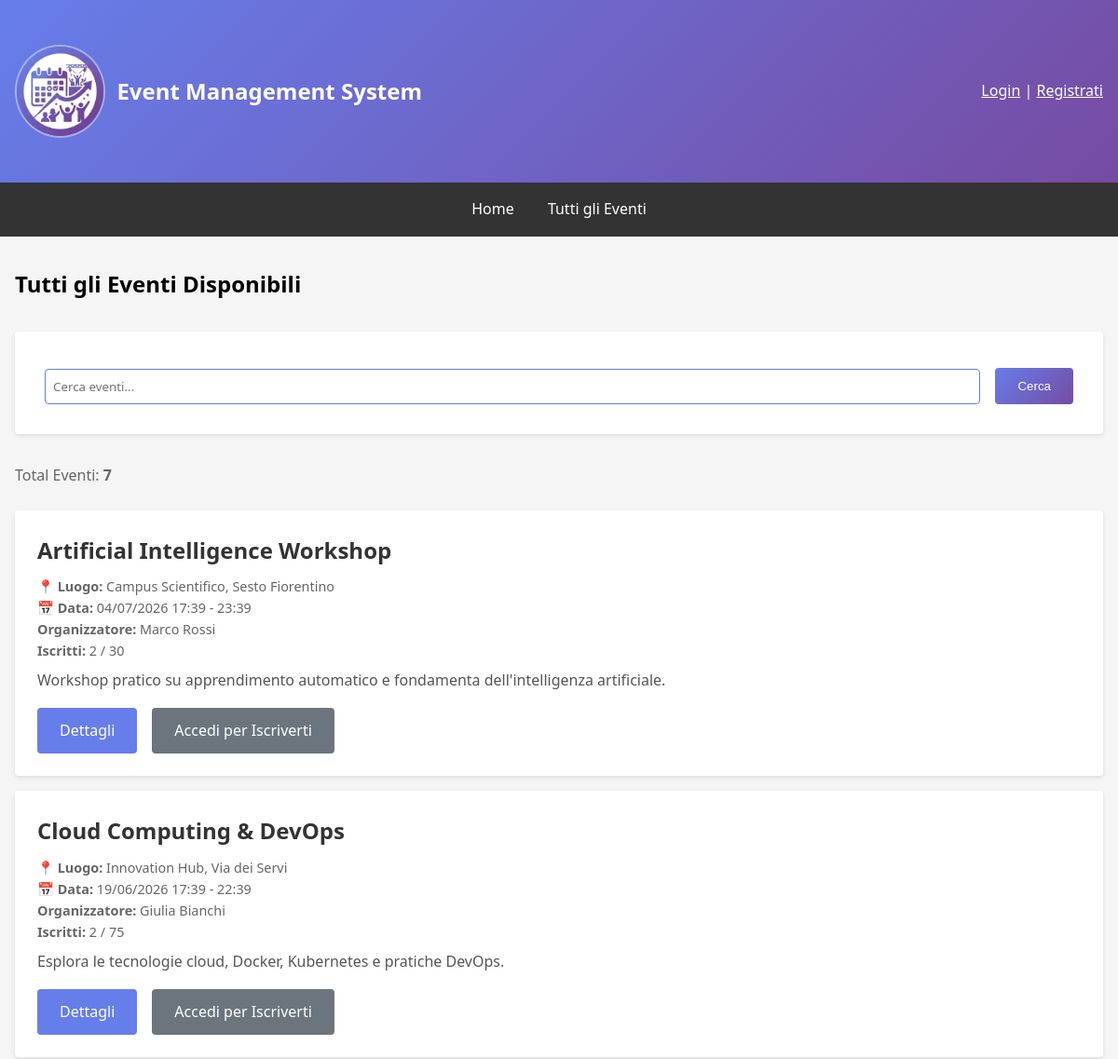
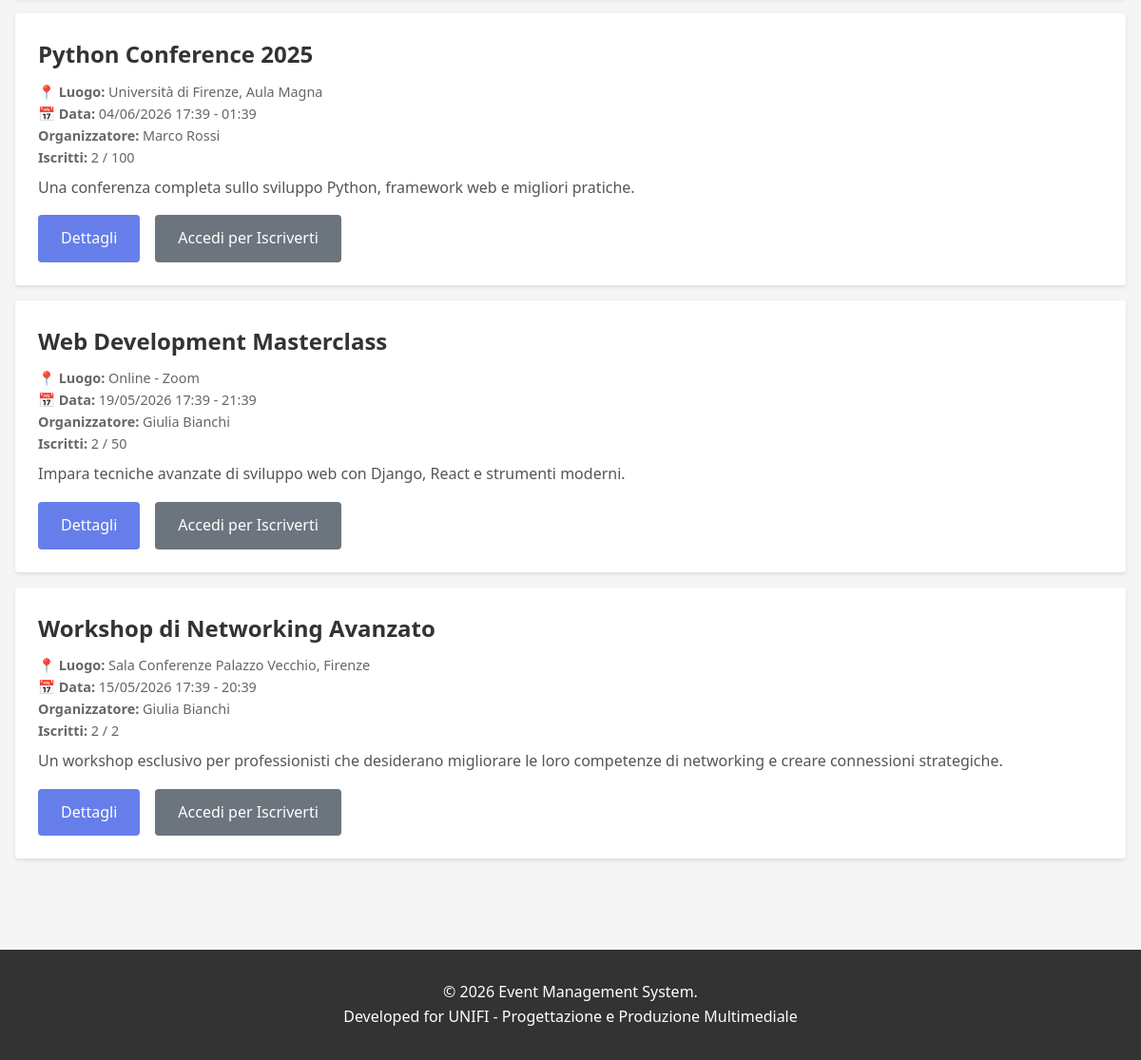
Screenshot of /events/ with the database file from the repository (2 pictures, top to bottom).
### events/models.py (models this page shows, shortened)
class Event(models.Model):
    STATUS_CHOICES = [('draft', 'Bozza'), ('published', 'Pubblicato'), ('ongoing', 'In Corso'), ('completed', 'Completato'), ('cancelled', 'Annullato')]
    title = models.CharField(max_length=200, verbose_name='Titolo')
    description = models.TextField(verbose_name='Descrizione')
    organizer = models.ForeignKey(User, on_delete=models.CASCADE, related_name='organized_events', verbose_name='Organizzatore')
    location = models.CharField(max_length=255, verbose_name='Luogo')
    start_date = models.DateTimeField(verbose_name='Data e Ora Inizio')
    end_date = models.DateTimeField(verbose_name='Data e Ora Fine')
    max_attendees = models.IntegerField(null=True, blank=True, verbose_name='Numero Massimo Partecipanti')
    image = models.ImageField(upload_to='event_images/', blank=True, null=True, verbose_name='Immagine')
    status = models.CharField(max_length=15, choices=STATUS_CHOICES, default='draft', verbose_name='Stato')
    created_at = models.DateTimeField(auto_now_add=True)
    updated_at = models.DateTimeField(auto_now=True)
    deleted_at = models.DateTimeField(null=True, blank=True, verbose_name='Eliminato il')
    class Meta:
        ordering = ['-start_date']
        permissions = [('can_create_event', 'Può creare eventi'), ('can_edit_own_events', 'Può modificare i propri eventi'), ('can_delete_own_events', 'Può eliminare i propri eventi'), ('can_view_attendees', 'Può visualizzare la lista dei partecipanti')]
    @property
    def get_confirmed_attendees_count(self):
        return self.eventregistration_set.filter(status='confirmed').count()

### events/views.py (the view)
# urls.py: path('', views.EventListView.as_view(), name='event_list'),
class EventListView(ListView):
    model = Event
    template_name = 'events/event_list.html'
    context_object_name = 'events'
    paginate_by = 10
    def get_queryset(self):
        queryset = Event.objects.filter(status='published', deleted_at__isnull=True).order_by('-start_date')
        query = self.request.GET.get('q')
        if query:
            queryset = queryset.filter(Q(title__icontains=query) | Q(description__icontains=query) | Q(location__icontains=query))
        return queryset
    def get_context_data(self, **kwargs):
        context = super().get_context_data(**kwargs)
        context['total_events'] = Event.objects.filter(status='published').count()
        if self.request.user.is_authenticated:
            user_registrations = EventRegistration.objects.filter(user=self.request.user).values_list('event_id', flat=True)
            context['registered_events'] = user_registrations
        return context

### templates/events/event_list.html (shortened to what this page needs)
{% extends 'base.html' %}
{% block content %}
<h2>Tutti gli Eventi Disponibili</h2>
<div style="margin: 2rem 0;">
    <form method="get" style="display: flex; gap: 1rem;">
        <input type="text" name="q" placeholder="Cerca eventi..." value="{{ request.GET.q }}" style="flex: 1; border: 1px solid #667eea;"  aria-label="Cerca eventi">
        <button type="submit" class="btn" style="margin-top: 7px; background: linear-gradient(135deg, #667eea 0%, #764ba2 100%);">Cerca</button>
    </form>
</div>
<p style="color: #666; margin-bottom: 1.5rem;">
    Total Eventi: <strong>{{ total_events }}</strong>
</p>
{% if events %}
    {% for event in events %}
        <div class="event-card">
            <h3 class="event-title">{{ event.title }}</h3>
            <div class="event-meta">
                <strong>📍 Luogo:</strong> {{ event.location }}<br>
                <strong>📅 Data:</strong> {{ event.start_date|date:"d/m/Y H:i" }} - {{ event.end_date|date:"H:i" }}<br>
                <strong>Organizzatore:</strong> {{ event.organizer.get_full_name|default:event.organizer.username }}<br>
                <strong>Iscritti:</strong> {{ event.get_confirmed_attendees_count }}{% if event.max_attendees %} / {{ event.max_attendees }}{% endif %}
            </div>
            <p class="event-description">{{ event.description|truncatewords:30 }}</p>
            <div style="display: flex; gap: 1rem;">
                <a href="{% url 'events:event_detail' event.pk %}" class="btn">Dettagli</a>
                {% if request.user.is_authenticated %}
                    {% if event.pk in registered_events %}
                        <span style="padding: 0.75rem; background-color: #28a745; color: white; border-radius: 4px;">✓ Iscritto</span>
                    {% else %}
                        <a href="{% url 'events:event_register' event.pk %}" class="btn btn-secondary">Iscriviti</a>
                    {% endif %}
                {% else %}
                    <a href="{% url 'users:login' %}" class="btn btn-secondary">Accedi per Iscriverti</a>
                {% endif %}
            </div>
        </div>
    {% endfor %}
{% else %}
    <p style="text-align: center; padding: 2rem; color: #666;">Nessun evento disponibile in questo momento.</p>
{% endif %}
{% endblock %}

### templates/base.html (shortened to what this page needs)
{% load static %}
<!DOCTYPE html>
<html lang="it">
<head>
</head>
<body>
    <header>
        <div class="container">
            <div class="header-content">
                <div class="header-logo">
                    <img src="{% static 'favicon.ico' %}" alt="Event Management System Logo">
                    <h1>Event Management System</h1>
                </div>
                <div class="user-info">
                    {% if user.is_authenticated %}
                        <span>Benvenuto, {{ user.first_name|default:user.username }}!</span>
                        <a href="{% url 'users:profile' %}" style="color: white; text-decoration: underline;">Profilo</a> |
                        <form method="post" action="{% url 'users:logout' %}" style="display: inline; margin: 0; padding: 0; background: none; border:none; outline: none; box-shadow: none;">
                            {% csrf_token %}
                            <button type="submit" style="background: none; border: none; color: white; text-decoration: underline; cursor: pointer; padding: 0; font: inherit; outline: none; box-shadow: none;">
                                Logout
                            </button>
                        </form>
                    {% else %}
                        <a href="{% url 'users:login' %}" style="color: white; text-decoration: underline;">Login</a> |
                        <a href="{% url 'users:register' %}" style="color: white; text-decoration: underline;">Registrati</a>
                    {% endif %}
                </div>
            </div>
        </div>
    </header>
    <nav>
        <a href="{% url 'home' %}">Home</a>
        <a href="{% url 'events:event_list' %}">Tutti gli Eventi</a>
    </nav>
    <div class="container">
        {% block content %}{% endblock %}
    </div>
    <footer>
        <p>&copy; 2026 Event Management System.</p>
        <p>Developed for UNIFI - Progettazione e Produzione Multimediale</p>
    </footer>
</body>
</html>

### templates/base.html (style rules this page uses)
* { margin: 0; padding: 0; box-sizing: border-box; }
body { font-family: 'Segoe UI', Tahoma, Geneva, Verdana, sans-serif; background-color: #f5f5f5; line-height: 1.6; }
header { background: linear-gradient(135deg, #667eea 0%, #764ba2 100%); color: white; padding: 1rem 0; }
.header-logo { display: flex; align-items: center; gap: 0.75rem; }
.header-logo img { height: 100px; width: auto; border: 2px solid rgb(255 255 255 / 0.4); border-radius: 50%; }
.header-logo h1 { margin: 0; font-size: 1.5rem; }
nav { text-align: center; background-color: #333; padding: 0.5rem; }
nav a { display: inline-block;color: white; text-decoration: none; padding: 0.5rem 1rem; display: inline-block; }
.container { max-width: 1200px; margin: 0 auto; padding: 2rem 1rem; }
.header-content { display: flex; justify-content: space-between; align-items: center; }
.btn { display: inline-block; padding: 0.75rem 1.5rem; background-color: #667eea; color: white; text-decoration: none; border-radius: 4px; border: none; cursor: pointer; }
.btn-secondary { background-color: #6c757d; }
footer { background-color: #333; color: white; text-align: center; padding: 2rem; margin-top: 3rem; }
.event-card { background: white; padding: 1.5rem; margin-bottom: 1rem; border-radius: 4px; box-shadow: 0 2px 4px rgba(0,0,0,0.1); }
.event-title { font-size: 1.5rem; margin-bottom: 0.5rem; color: #333; }
.event-meta { color: #666; font-size: 0.9rem; margin-bottom: 0.5rem; }
.event-description { color: #555; margin-bottom: 1rem; }
form { background: white; padding: 2rem; border-radius: 4px; box-shadow: 0 2px 4px rgba(0,0,0,0.1); }
input, textarea, select { width: 100%; padding: 0.5rem; margin-top: 0.5rem; border: 1px solid #ddd; border-radius: 4px; font-family: inherit; }
.user-info { color: white; }

### rows the page displays
Event: title "Artificial Intelligence Workshop", location "Campus Scientifico, Sesto Fiorentino", start_date "04/07/2026 17:39", end_date "23:39", organizer.get_full_name "Marco Rossi", get_confirmed_attendees_count "2", max_attendees "30", description "Workshop pratico su apprendimento automatico e fondamenta dell'intelligenza artificiale."
Event: title "Cloud Computing & DevOps", location "Innovation Hub, Via dei Servi", start_date "19/06/2026 17:39", end_date "22:39", organizer.get_full_name "Giulia Bianchi", get_confirmed_attendees_count "2", max_attendees "75", description "Esplora le tecnologie cloud, Docker, Kubernetes e pratiche DevOps."
Event: title "Python Conference 2025", location "Università di Firenze, Aula Magna", start_date "04/06/2026 17:39", end_date "01:39", organizer.get_full_name "Marco Rossi", get_confirmed_attendees_count "2", max_attendees "100", description "Una conferenza completa sullo sviluppo Python, framework web e migliori pratiche."
Event: title "Web Development Masterclass", location "Online - Zoom", start_date "19/05/2026 17:39", end_date "21:39", organizer.get_full_name "Giulia Bianchi", get_confirmed_attendees_count "2", max_attendees "50", description "Impara tecniche avanzate di sviluppo web con Django, React e strumenti moderni."
Event: title "Workshop di Networking Avanzato", location "Sala Conferenze Palazzo Vecchio, Firenze", start_date "15/05/2026 17:39", end_date "20:39", organizer.get_full_name "Giulia Bianchi", get_confirmed_attendees_count "2", max_attendees "2", description "Un workshop esclusivo per professionisti che desiderano migliorare le loro competenze di networking e creare connessioni strategiche."

### other values shown
{{ total_events }} "7"
